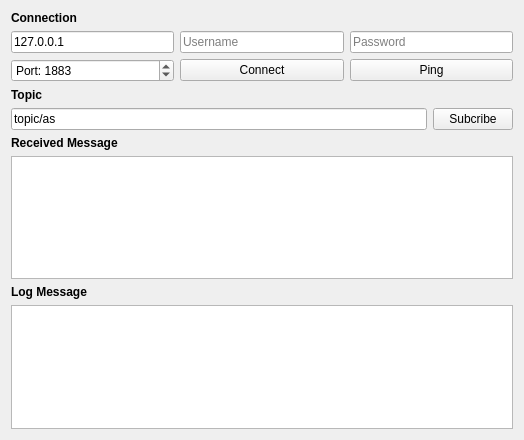
<?xml version="1.0" encoding="UTF-8"?>
<ui version="4.0">
 <class>MainWindow</class>
 <widget class="QMainWindow" name="MainWindow">
  <property name="geometry">
   <rect>
    <x>0</x>
    <y>0</y>
    <width>524</width>
    <height>440</height>
   </rect>
  </property>
  <property name="windowTitle">
   <string>Mqtt Subscriber client</string>
  </property>
  <widget class="QWidget" name="centralWidget">
   <layout class="QVBoxLayout" name="verticalLayout">
    <item>
     <widget class="QLabel" name="label_2">
      <property name="font">
       <font>
        <weight>75</weight>
        <bold>true</bold>
       </font>
      </property>
      <property name="text">
       <string>Connection</string>
      </property>
     </widget>
    </item>
    <item>
     <layout class="QGridLayout" name="gridLayout">
      <item row="0" column="0">
       <widget class="QLineEdit" name="hostAddressLineEdit">
        <property name="text">
         <string>127.0.0.1</string>
        </property>
        <property name="placeholderText">
         <string>Enter host address</string>
        </property>
       </widget>
      </item>
      <item row="0" column="2">
       <widget class="QLineEdit" name="passwordEdit">
        <property name="text">
         <string/>
        </property>
        <property name="echoMode">
         <enum>QLineEdit::PasswordEchoOnEdit</enum>
        </property>
        <property name="placeholderText">
         <string>Password</string>
        </property>
        <property name="clearButtonEnabled">
         <bool>false</bool>
        </property>
       </widget>
      </item>
      <item row="1" column="1">
       <widget class="QPushButton" name="connectButton">
        <property name="text">
         <string>Connect</string>
        </property>
       </widget>
      </item>
      <item row="1" column="2">
       <widget class="QPushButton" name="pingButton">
        <property name="text">
         <string>Ping</string>
        </property>
       </widget>
      </item>
      <item row="1" column="0">
       <widget class="QSpinBox" name="portSpinBox">
        <property name="prefix">
         <string>Port: </string>
        </property>
        <property name="maximum">
         <number>65536</number>
        </property>
        <property name="value">
         <number>1883</number>
        </property>
        <property name="displayIntegerBase">
         <number>10</number>
        </property>
       </widget>
      </item>
      <item row="0" column="1">
       <widget class="QLineEdit" name="usernameEdit">
        <property name="text">
         <string/>
        </property>
        <property name="placeholderText">
         <string>Username</string>
        </property>
       </widget>
      </item>
     </layout>
    </item>
    <item>
     <widget class="QLabel" name="label_4">
      <property name="font">
       <font>
        <weight>75</weight>
        <bold>true</bold>
       </font>
      </property>
      <property name="text">
       <string>Topic</string>
      </property>
     </widget>
    </item>
    <item>
     <layout class="QHBoxLayout" name="horizontalLayout_2">
      <item>
       <widget class="QLineEdit" name="topic_Lineedit">
        <property name="text">
         <string>topic/as</string>
        </property>
       </widget>
      </item>
      <item>
       <widget class="QPushButton" name="subcribeButton">
        <property name="text">
         <string>Subcribe</string>
        </property>
       </widget>
      </item>
     </layout>
    </item>
    <item>
     <widget class="QLabel" name="label">
      <property name="font">
       <font>
        <weight>75</weight>
        <bold>true</bold>
       </font>
      </property>
      <property name="text">
       <string>Received Message</string>
      </property>
     </widget>
    </item>
    <item>
     <widget class="QTextBrowser" name="textBrowser"/>
    </item>
    <item>
     <widget class="QLabel" name="label_3">
      <property name="font">
       <font>
        <weight>75</weight>
        <bold>true</bold>
       </font>
      </property>
      <property name="text">
       <string>Log Message</string>
      </property>
     </widget>
    </item>
    <item>
     <widget class="QTextBrowser" name="log_TextBrowser"/>
    </item>
   </layout>
  </widget>
 </widget>
 <layoutdefault spacing="6" margin="11"/>
 <tabstops>
  <tabstop>hostAddressLineEdit</tabstop>
  <tabstop>portSpinBox</tabstop>
  <tabstop>usernameEdit</tabstop>
  <tabstop>passwordEdit</tabstop>
  <tabstop>connectButton</tabstop>
  <tabstop>pingButton</tabstop>
  <tabstop>topic_Lineedit</tabstop>
  <tabstop>subcribeButton</tabstop>
  <tabstop>textBrowser</tabstop>
  <tabstop>log_TextBrowser</tabstop>
 </tabstops>
 <resources/>
 <connections/>
</ui>
